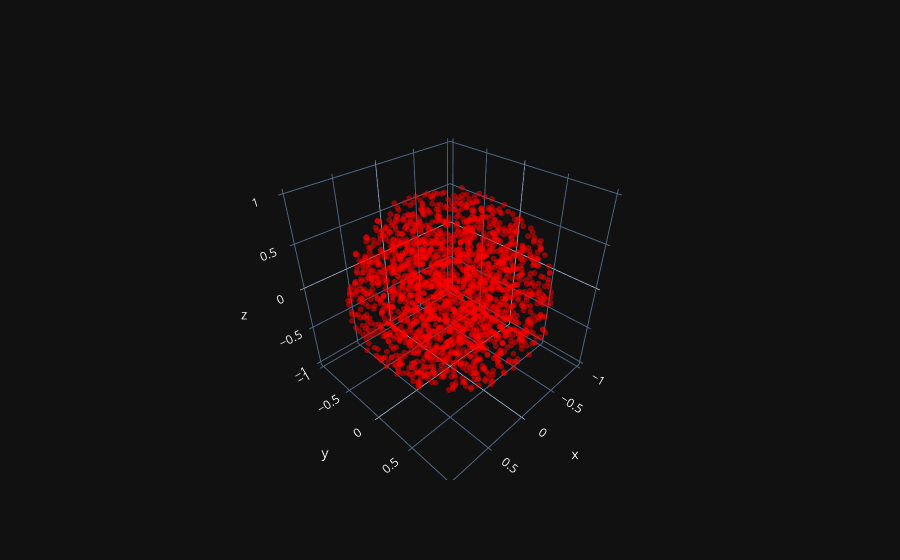

Notebook source saved alongside this figure:
### Markdown cell above
## Sphere <a name="sphere"></a>

The previous notebook covered generating points on the surface of a sphere. We can use that as a stepping stone to generate points inside the sphere. Once we have have points on the sphere, we just have to assign a radius to them according to a proper distribution that results in uniform sampling. $r\in \sqrt[3]{U(0,1)}$ will have the right distribution.

### Code cell
N=2000
phi   = uniform(0,2*np.pi,size=N)
theta = np.arccos(uniform(-1,1,size=N))
r     = np.cbrt(uniform(0,1,size=N))

st,ct=np.sin(theta),np.cos(theta)
sp,cp=np.sin(phi),np.cos(phi)

pts=r[:,np.newaxis]*np.c_[st*cp,st*sp,ct]

fig=go.Figure()
fig.add_scatter3d(x=pts[:,0], y=pts[:,1], z=pts[:,2], mode='markers', marker=dict(size=2, color='red', opacity=0.5))
darken(fig)

### Figure 1 — Plotly figure (JSON) as saved in the notebook; plotly's stock layout.template omitted (floating-point values rounded to 4 significant figures; data arrays with more than 128 entries replaced by an {"elided": "..."} marker saying what was removed)
{"data": [{"marker": {"color": "red", "opacity": 0.5, "size": 2}, "mode": "markers", "type": "scatter3d", "uid": "1dbf6c2b-8ac5-4e22-8db7-2a8dbd0819a7", "x": {"elided": "2000 float values"}, "y": {"elided": "2000 float values"}, "z": {"elided": "2000 float values"}}], "layout": {}}
